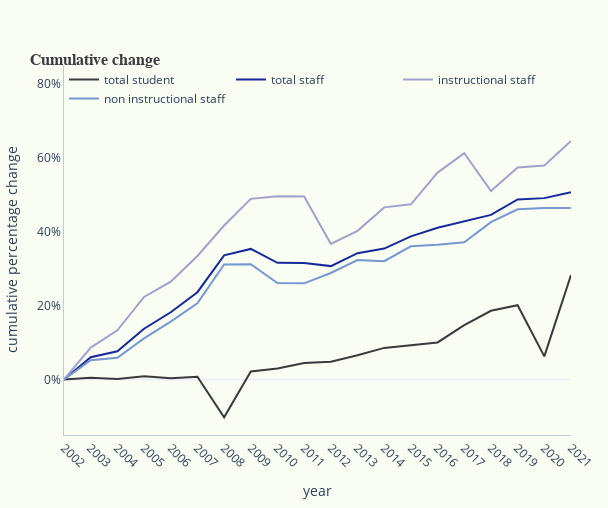

Notebook cell for this chart:
### Code cell
pio.templates.default = "plotly_white"

fig_fte_percent_change = go.Figure()
fig_fte_percent_change.add_trace(go.Scatter(x=yale_pct_change["year"],y=yale_pct_change['student pct change cumulative'],name="total student",mode="lines",line=dict(width=2,color='#3a3940'),visible=True))
fig_fte_percent_change.add_trace(go.Scatter(x=yale_pct_change["year"],y=yale_pct_change['staff pct change cumulative'],name="total staff",mode="lines",line=dict(width=2,color='#142A9C'),visible=True))
fig_fte_percent_change.add_trace(go.Scatter(x=yale_pct_change["year"],y=yale_pct_change['instruction pct change cumulative'],name="instructional staff",mode="lines",line=dict(width=2,color='#A1A1CE'),visible=True))
fig_fte_percent_change.add_trace(go.Scatter(x=yale_pct_change["year"],y=yale_pct_change['non instruction pct change cumulative'],name="non instructional staff",mode="lines",line=dict(width=2,color='#7498D2'),visible=True))

fig_fte_percent_change.update_yaxes(title_text="cumulative percentage change", range=[15,85])

fig_fte_percent_change.update_layout(
    plot_bgcolor="#FAFDF1",
    paper_bgcolor="#FAFDF1",
    hovermode="x",
    hoverdistance=100, # Distance to show hover label of data point
    spikedistance=1000, # Distance to show spike
    xaxis=dict(
        title='year',
        linecolor="#BCCCDC",
        showspikes=True,
        spikethickness=2,
        spikedash="dot",
        spikecolor="#999999",
        spikemode="across",
        showgrid=False,
        fixedrange = True
    ),
    yaxis = dict(
        title="cumulative percentage change",
        linecolor="#BCCCDC",
        showgrid=False,
        fixedrange = True,
        range=[-15,85]
    )
)

fig_fte_percent_change.update_layout(
    autosize=False,
    width=608,
    height=508,
    margin=dict(l=20, r=20, t=65, b=20))

fig_fte_percent_change.update_layout(legend = dict(
    orientation = "h",
    x=0,
    y=1,
    bgcolor="#FAFDF1")
)

fig_fte_percent_change.update_layout(
    title=dict(text="<b>Cumulative change</b>", font=dict(size=16), automargin=True, yref='paper')
)

fig_fte_percent_change.update_layout(
    title_font_family="Georgia",
    title_font_color="#3a3940",
    title_font_size = 16
)

fig_fte_percent_change.update_layout(yaxis_ticksuffix = "%")

fig_fte_percent_change = fig_fte_percent_change.update_xaxes(tickangle=45)
fig_fte_percent_change.update_layout(hoverlabel_namelength=-1)

fig_fte_percent_change.show()
fig_fte_percent_change.write_html("/Users/ellenruthconnell/Documents/INFO_696/4_visualizations/figure3.html")

### Figure 1 — Plotly figure (JSON) as saved in the notebook; plotly's stock layout.template omitted (floating-point values rounded to 4 significant figures)
{"data": [{"line": {"color": "#3a3940", "width": 2}, "mode": "lines", "name": "total student", "type": "scatter", "visible": true, "x": ["2002", "2003", "2004", "2005", "2006", "2007", "2008", "2009", "2010", "2011", "2012", "2013", "2014", "2015", "2016", "2017", "2018", "2019", "2020", "2021"], "y": [0, 0.48, 0.13, 0.88, 0.37, 0.75, -10.23, 2.18, 2.98, 4.46, 4.82, 6.54, 8.54, 9.24, 10.01, 14.69, 18.58, 20.08, 6.24, 28.22]}, {"line": {"color": "#142A9C", "width": 2}, "mode": "lines", "name": "total staff", "type": "scatter", "visible": true, "x": ["2002", "2003", "2004", "2005", "2006", "2007", "2008", "2009", "2010", "2011", "2012", "2013", "2014", "2015", "2016", "2017", "2018", "2019", "2020", "2021"], "y": [0, 6.01, 7.61, 13.73, 18.18, 23.6, 33.55, 35.29, 31.55, 31.48, 30.65, 34.14, 35.38, 38.69, 41.02, 42.73, 44.49, 48.66, 49.02, 50.59]}, {"line": {"color": "#A1A1CE", "width": 2}, "mode": "lines", "name": "instructional staff", "type": "scatter", "visible": true, "x": ["2002", "2003", "2004", "2005", "2006", "2007", "2008", "2009", "2010", "2011", "2012", "2013", "2014", "2015", "2016", "2017", "2018", "2019", "2020", "2021"], "y": [0, 8.63, 13.29, 22.31, 26.43, 33.38, 41.63, 48.82, 49.5, 49.43, 36.67, 40.18, 46.52, 47.36, 55.92, 61.19, 50.95, 57.3, 57.83, 64.48]}, {"line": {"color": "#7498D2", "width": 2}, "mode": "lines", "name": "non instructional staff", "type": "scatter", "visible": true, "x": ["2002", "2003", "2004", "2005", "2006", "2007", "2008", "2009", "2010", "2011", "2012", "2013", "2014", "2015", "2016", "2017", "2018", "2019", "2020", "2021"], "y": [0, 5.21, 5.87, 11.1, 15.66, 20.61, 31.08, 31.15, 26.06, 25.99, 28.79, 32.3, 31.99, 36.01, 36.43, 37.09, 42.51, 46.02, 46.32, 46.32]}], "layout": {"autosize": false, "height": 508, "hoverdistance": 100, "hoverlabel": {"namelength": -1}, "hovermode": "x", "legend": {"bgcolor": "#FAFDF1", "orientation": "h", "x": 0, "y": 1}, "margin": {"b": 20, "l": 20, "r": 20, "t": 65}, "paper_bgcolor": "#FAFDF1", "plot_bgcolor": "#FAFDF1", "spikedistance": 1000, "title": {"automargin": true, "font": {"color": "#3a3940", "family": "Georgia", "size": 16}, "text": "<b>Cumulative change</b>", "yref": "paper"}, "width": 608, "xaxis": {"fixedrange": true, "linecolor": "#BCCCDC", "showgrid": false, "showspikes": true, "spikecolor": "#999999", "spikedash": "dot", "spikemode": "across", "spikethickness": 2, "tickangle": 45, "title": {"text": "year"}}, "yaxis": {"fixedrange": true, "linecolor": "#BCCCDC", "range": [-15, 85], "showgrid": false, "ticksuffix": "%", "title": {"text": "cumulative percentage change"}}}}
